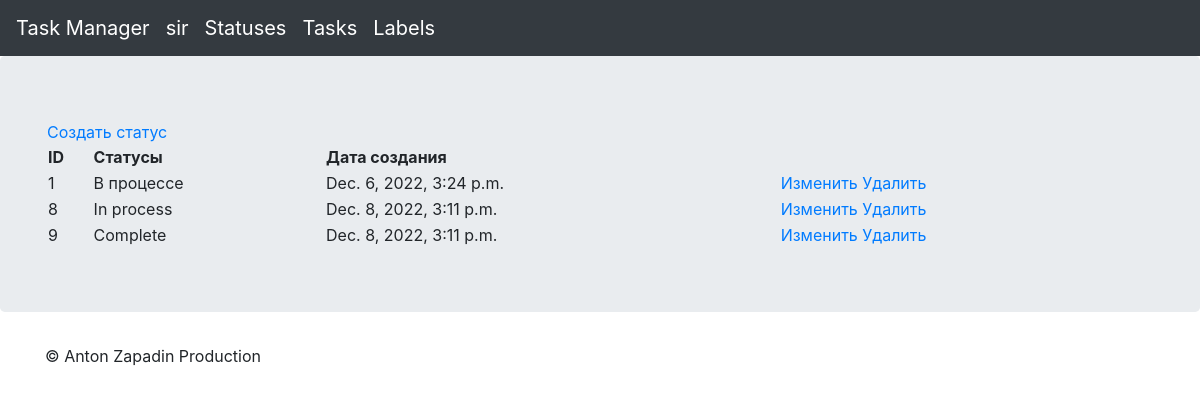
Page /statuses (signed in) on the earlier database version.
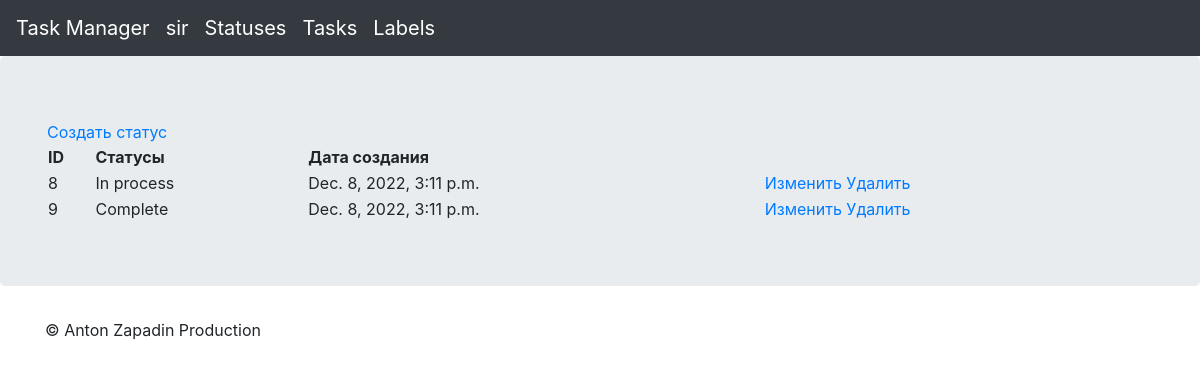
Same page on the later database version.
### statuses/models.py (models this page shows, shortened)
class Statuses(models.Model):
    name = models.CharField(
        max_length=200,
        verbose_name=_('name'),
    )
    pub_date = models.DateTimeField(
        auto_now_add=True,
        verbose_name=_('creation date'),
    )

### statuses/views.py (the view)
# urls.py: path('', views.StatusesView.as_view(), name='statuses'),
class StatusesView(LoginRequiredMixin, View):
    login_url = 'login'
    def get(self, request, *args, **kwargs):
        statuses_list = Statuses.objects.all()
        context = {'statuses_list': statuses_list}
        return render(request, 'statuses/statuses_list.html', context=context)

### templates/statuses/statuses_list.html (shortened to what this page needs)
{% extends 'task_manager/base.html' %}
{% load i18n %}
{% block content %}
<div class="jumbotron">
  <div class="container">
    <table style = "width: 100%;">
      <a href=" {% url 'statuses:statuses_create' %}">Создать статус</a>
      <tr>
        <th>ID</th>
        <th>{% trans "Статусы" %}</th>
        <th>{% trans "Дата создания" %}</th>
      </tr>
      {% for statuses in statuses_list %}
      <tr>
        <td>{{ statuses.id }}</td>
        <td>{{ statuses.name }}</td>
        <td>{{ statuses.pub_date }}</td>
        <td>
          <a href=" {% url 'statuses:statuses_update' statuses.id %}">Изменить</a>
          <a href=" {% url 'statuses:statuses_delete' statuses.id %}">Удалить</a>
        </td>
      </tr>
      {% endfor %}
    </table>
  </div>
</div>
{% endblock %}

Differences in the rows shown:
removed Statuses: id "1", name "В процессе", pub_date "Dec. 6, 2022, 3:24 p.m."
